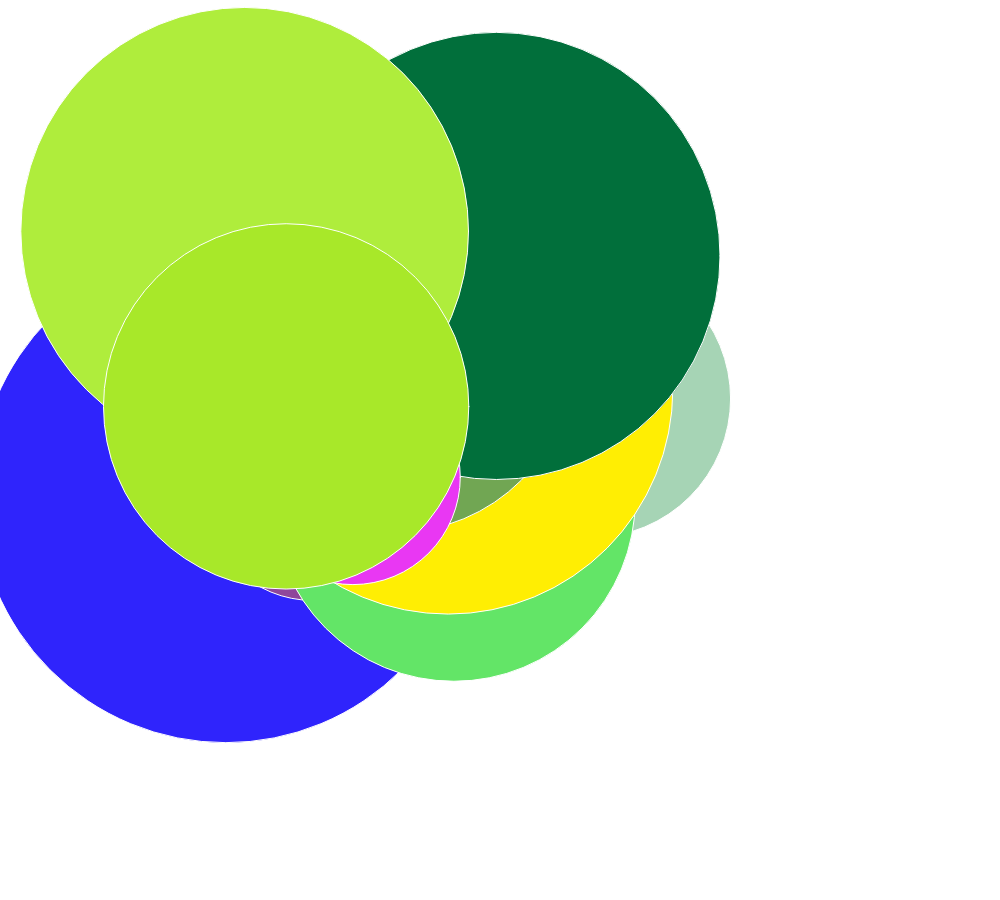
Frame 1 (no input)
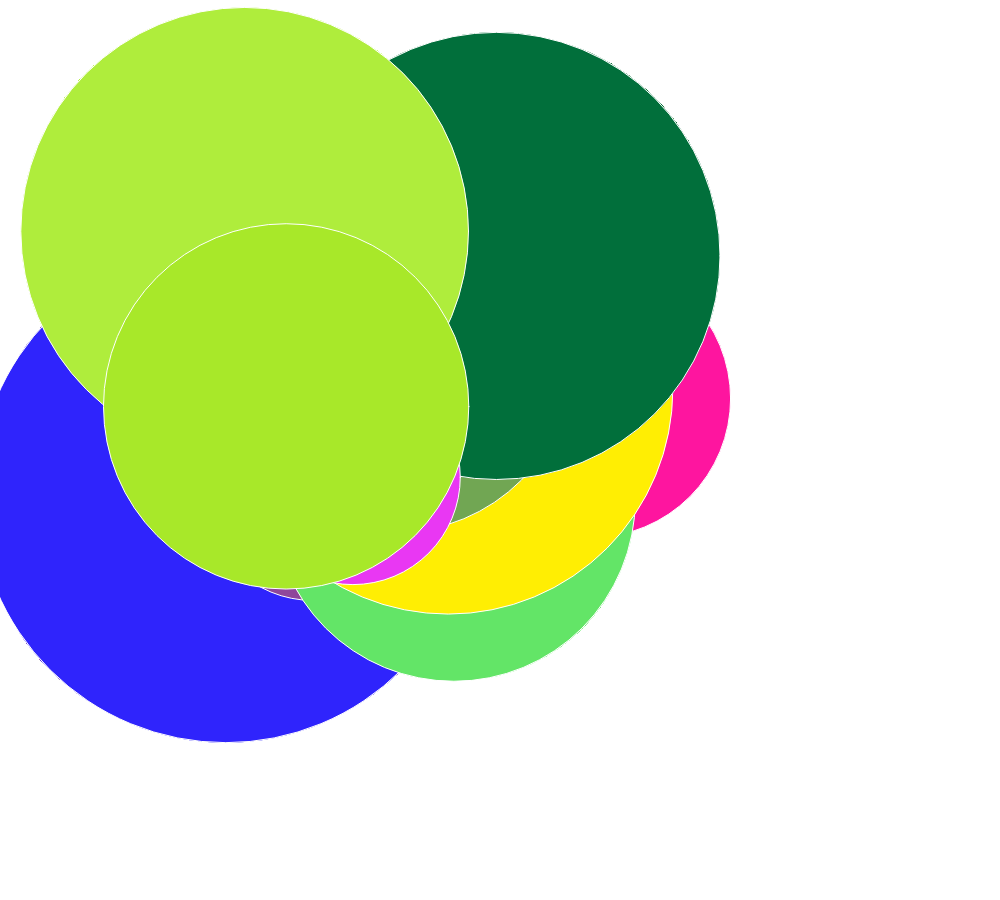
Frame 60 (no input)
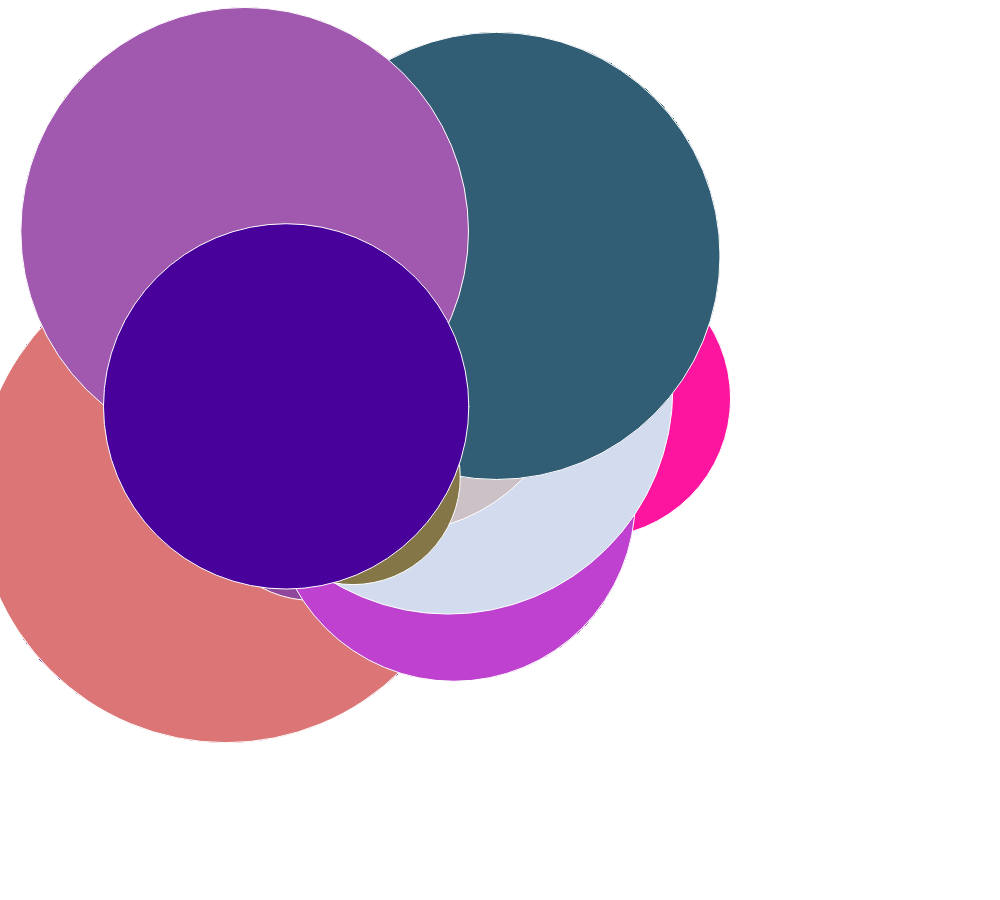
Frame 120 (the mouse pressed at the canvas centre since frame 60)

The p5.js sketch that drew these frames (run headless with seeded random() and noise() and a simulated clock; from frame 60 on, the mouse is pressed at the canvas centre):

// p5.js sketch
// ── sketch.js
var bubbles=[];
var numBubbles=30;
//var numBubbles=6;
currentMillis=0;


function setup() {
  createCanvas(1000, 900);      
  // frameRate(1);
  for (var i = 0; i<numBubbles;i++) {
      bubbles[i] = new Bubble(random(200,600),random(200,500),random(500),((i+1)*(0.062)*1000),color(random(255),random(255),random(255)));
  
       // bubbles[i] = new Bubble(500,400,(100*(6/(i+1))),0.1,color(random(255),random(255),random(255)));
  }
  
  
}

function draw() {
  
  currentMillis=millis();

  for (var j = 0; j<numBubbles;j++) {

    bubbles[j].display();
    //console.log(bubbles[29].radius);
    if(currentMillis - bubbles[j].previousMillis > bubbles[j].interval) {
      console.log("trig");
        bubbles[j].blink();
        bubbles[j].previousMillis=currentMillis;
      }
    bubbles[j].fil  
  }


}


function Bubble(x,y,radius,interval,altColor) {
  this.x = x;
  this.y = y;
  this.radius=radius;
  this.startColor=color('grey');
  this.startColor=color(random(255),random(255),random(255));
  this.fillColor=this.startColor;
  this.altColor=altColor;
  //this.altColor=color('red');
  this.fillGrey=true;
  this.interval=interval;
  this.previousMillis=0;

  this.display = function() {
        stroke(255);
        fill(this.fillColor);
        ellipse(this.x, this.y, this.radius);
  }

  this.blink = function() {
      if(this.fillGrey===true) {
        this.fillColor=this.altColor;
        this.fillGrey=false;
      }
      else {
        this.fillColor=this.startColor;
        this.fillGrey=true;
      }
  }
}
